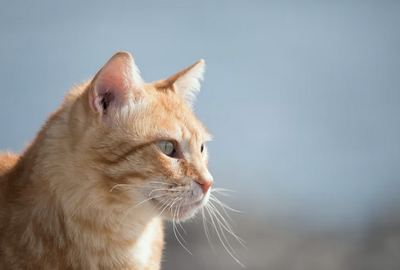
#> input picture assets/cat.png, 400 x 270 px, shrunk from 800 x 540 before the run, found by its file name
$ python lesson_5.py
#> lines starting #> are read from the running program, lines starting #| are printed output that depends on the picture
### helpers/image_helpers.py
import cv2 as cv


# Shows the image at the given coordinate on top focus for 2 seconds
def show_image(window_name, image, time=0):
    cv.imshow(window_name, image)
    cv.setWindowProperty(window_name, cv.WND_PROP_TOPMOST, 1)
    cv.moveWindow(window_name, 100, 100)
    cv.waitKey(time)
    cv.destroyAllWindows()

### lessons/lesson_5.py
import cv2 as cv
from assets import assets
from helpers import image_helpers as och


def apply_threshold(thresholds: range, max_value: int, threshold_type):
#> called with max_value = 255, threshold_type = 2
    file = assets.cat_image
    image = cv.imread(file)
#> image is the input picture: shape (270, 400, 3); mean B, G, R 153.3, 152.1, 149.4

    for threshold in thresholds:
        image_copy = image.copy()

        # Show numbers that meet the requirements for the min threshold amount
        thresh, output = cv.threshold(image_copy, threshold, max_value, threshold_type)

        # Current Threshold display
        position = (100, 100)  # X, Y starts at bottom
        cv.putText(output, f'T: {threshold}', position, fontFace=cv.FONT_HERSHEY_COMPLEX,
                   fontScale=2, color=(0, 100, 255), thickness=3)

        # Original image to compare
        # och.show_image('Original', image, time=10)

        # Output image with specified Threshold
        och.show_image(f'Threshold: {threshold}', output, time=10)
#> this loop made 256 passes
#> pass 1, in show_image, `cv.imshow(window_name, image)`:
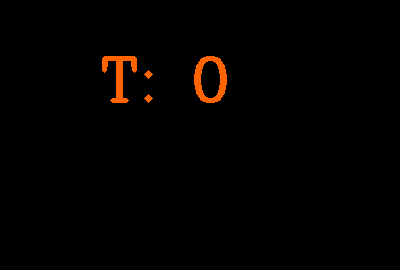
#> window 'Threshold: 0': shape (270, 400, 3); mean B, G, R 0, 1.3, 3.3
#> pass 2, in show_image (call 2), `cv.imshow(window_name, image)`:
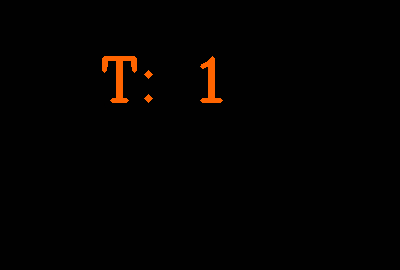
#> window 'Threshold: 1': shape (270, 400, 3); mean B, G, R 1, 2, 3.7
#> after the loop:
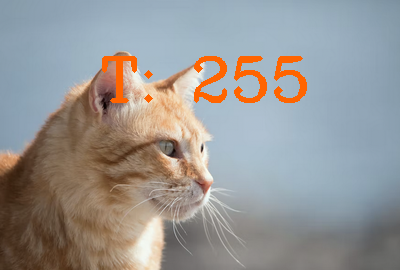
#> output: shape (270, 400, 3); mean B, G, R 148.6, 150.1, 151.6


if __name__ == '__main__':
    # A range of thresholds for the greyscale value
    thresh_range = range(0, 256)

    # The max value for the intensity of the greyscale value
    max_thresh = 255

    # 1
    # Basic thresholda

    # apply_threshold(thresholds=thresh_range,
    #                 max_value=max_thresh,
    #                 threshold_type=cv.THRESH_BINARY)

    # 2
    # Inverse threshold

    # apply_threshold(thresholds=thresh_range,
    #                 max_value=max_thresh,
    #                 threshold_type=cv.THRESH_BINARY_INV)

    # 3
    # Thresh trunc
    # Cuts everything below a certain limit
    # The threshold acts as a max limit, max_value is ignored

    apply_threshold(thresholds=thresh_range,
                    max_value=max_thresh,
                    threshold_type=cv.THRESH_TRUNC)

    # 4
    # Thresh tozero
    # If the source pixels are more than the threshold, the destination gets set to the source, otherwise
    # destination is set to 0, max_value is ignored

    # Everything above the threshold remains the same, the rest get set to 0

    # apply_threshold(thresholds=thresh_range,
    #                 max_value=max_thresh,
    #                 threshold_type=cv.THRESH_TOZERO)

    # 5
    # Inverted thresh to zero

    # The inverse of thresh to zero, max_value is ignored

    # apply_threshold(thresholds=thresh_range,
    #                 max_value=max_thresh,
    #                 threshold_type=cv.THRESH_TOZERO_INV)
